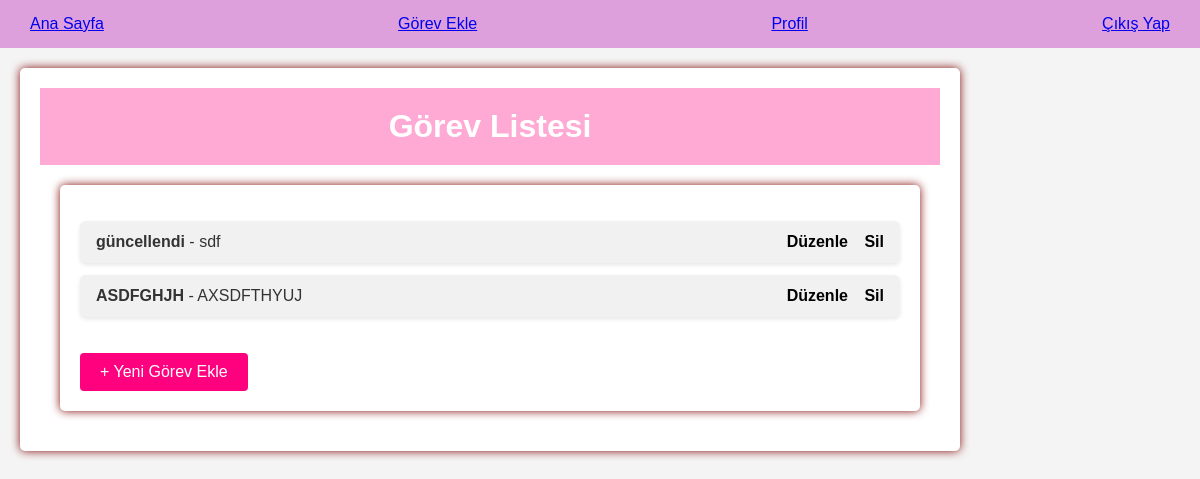
Screenshot of /tasks/ (signed in) with the database file from the repository.
### tasks/models.py (models this page shows, shortened)
class Task(models.Model):
    user = models.ForeignKey(settings.AUTH_USER_MODEL, on_delete=models.CASCADE)
    title = models.CharField(max_length=255)
    description = models.TextField(blank=True, null=True)
    completed = models.BooleanField(default=False)
    created_at = models.DateTimeField(auto_now_add=True)

### tasks/views.py (the view)
# urls.py: path('tasks/',views.task_list, name='task_list'),
@login_required
def task_list(request):
    tasks = Task.objects.filter(user=request.user)
    return render(request, 'task_list.html', {'tasks': tasks})

### templates/task_list.html (shortened to what this page needs)
<!DOCTYPE html>
<html lang="tr">
<head>
</head>
<body>
    {% extends "navbar.html" %}
    {% block content %}
        <header>
            <h1>Görev Listesi</h1>
        </header>
        <div class="container">
            <ul>
                {% for task in tasks %}
                <li>
                    <div class="task-info">
                        <strong>{{ task.title }}</strong> - {{ task.description }}
                    </div>
                    <div class="task-actions">
                        <a href="{% url 'update_task' task_id=task.id %}">Düzenle</a>
                        <a href="{% url 'delete_task' task_id=task.id %}" class="delete-action">Sil</a>
                    </div>
                </li>
                {% empty %}
                    <p>Henüz görev eklenmemiş.</p>
                {% endfor %}
            </ul>
            <a href="{% url 'create_task' %}" class="new-task-btn">+ Yeni Görev Ekle</a>
        </div>
    {% endblock %}

### templates/task_list.html (style rules this page uses)
body { font-family: 'Arial', sans-serif; background-color: #f8f9fa; color: #333; margin: 0; padding: 0; }
header { background-color: #ffaad4; color: white; padding: 20px 0; text-align: center; }
header h1 { margin: 0; font-size: 2rem; }
.container { max-width: 900px; margin: 20px auto; padding: 20px; background-color: white; border-radius: 8px; box-shadow: 0 4px 8px rgba(0, 0, 0, 0.1); }
ul { list-style: none; padding: 0; }
li { display: flex; justify-content: space-between; align-items: center; padding: 12px 16px; margin-bottom: 12px; background-color: #f1f1f1; border-radius: 6px; box-shadow: 0 2px 4px rgba(0, 0, 0, 0.1); }
.task-info { flex-grow: 1; font-size: 1rem; }
.task-actions a { margin-left: 12px; text-decoration: none; font-weight: bold; color: #000000; transition: color 0.3s; }
.delete-action { color: red; }
.new-task-btn { display: inline-block; padding: 10px 20px; background-color: #ff007f; color: white; text-decoration: none; border-radius: 4px; font-size: 1rem; margin-top: 20px; text-align: center; }

### templates/navbar.html (style rules this page uses)
body { font-family: Arial, sans-serif; margin: 0; padding: 0; background-color: #f4f4f4; }
.container { margin: 20px; padding: 20px; background-color: white; border-radius: 5px; box-shadow: 0px 0px 10px rgb(134, 14, 14); }

### rows the page displays
Task: title "güncellendi", description "sdf"
Task: title "ASDFGHJH", description "AXSDFTHYUJ"
